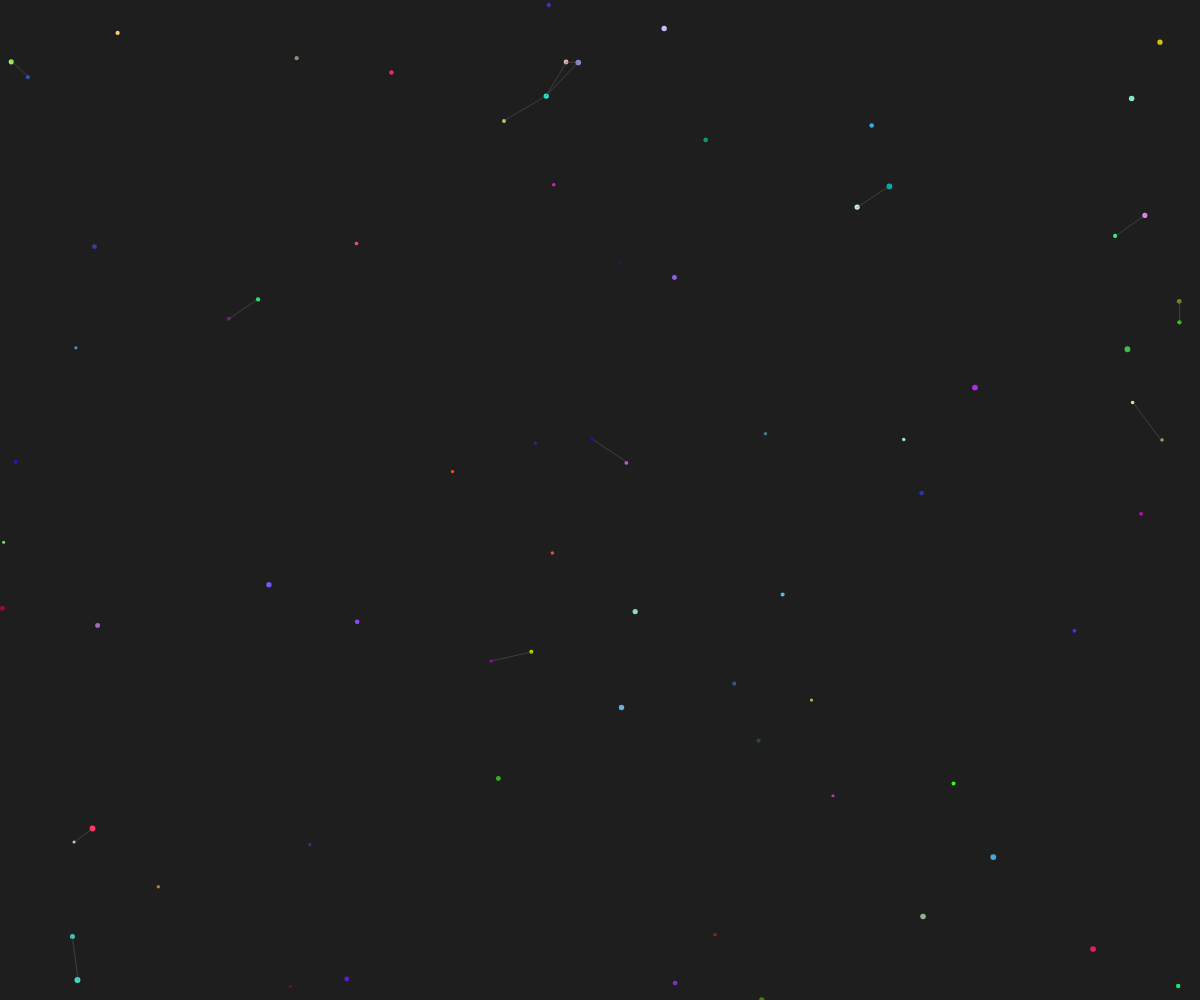
Frame 1 (no input)
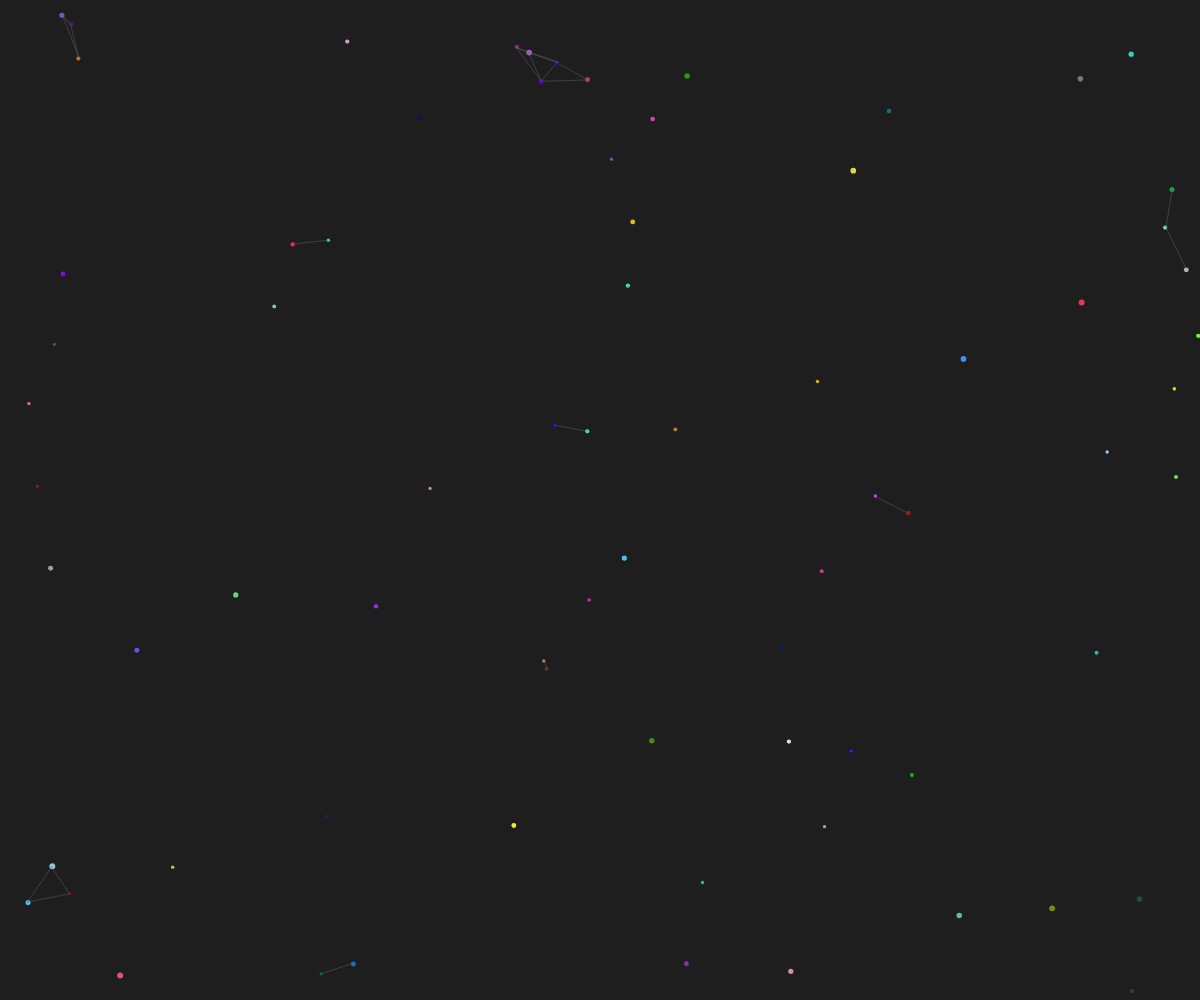
Frame 60 (no input)
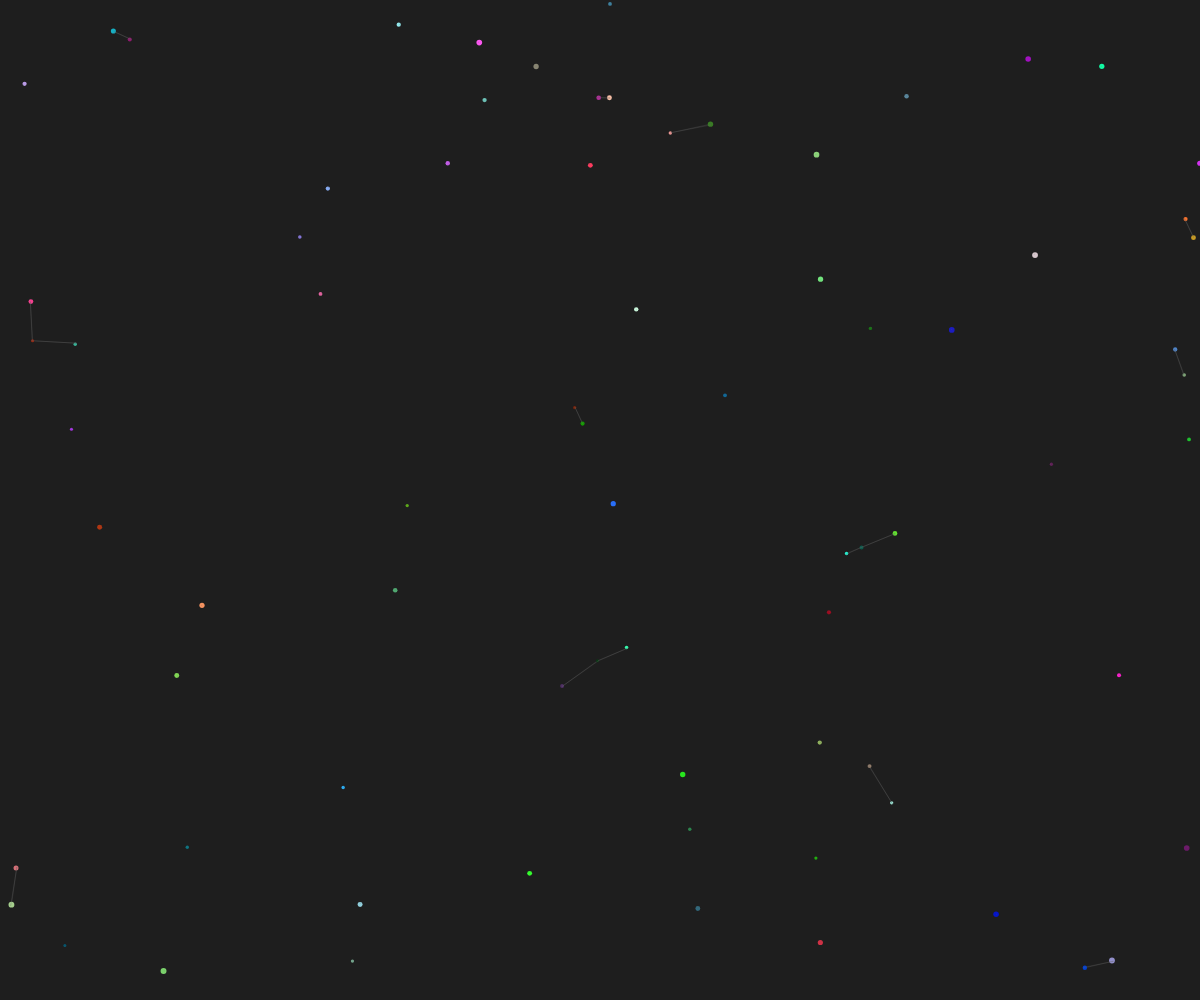
Frame 120 (the mouse pressed at the canvas centre since frame 60)

The p5.js sketch that drew these frames (run headless with seeded random() and noise() and a simulated clock; from frame 60 on, the mouse is pressed at the canvas centre):

// p5.js sketch
// ── sketch.js
var array = []
var inc = 0.0035
var start = 0
var count = 0;
var randomNumber = 150;
var yoff = 0.0

function setup() {
  createCanvas(windowWidth,windowHeight);
  for (var i = 0; i < 75; i++) {
    array.push(new makeDots())
  }
}
function draw() {
  background(30,30,30)
  for (var i = 0; i < array.length; i++) {
    if(count % 40 < 10){
      fill(220)
    }
    else{
      fill(170)
    }

    array[i].display()
    array[i].move()
    for(var j =0;j<array.length;j++){
      var dista = dist(array[i].x,array[i].y,array[j].x,array[j].y)
      var distaMOUSE = dist(mouseX,mouseY,array[j].x,array[j].y)
      if(dista  <= 50){
        var a = map(dista, 0, 60, 255,0)
        stroke(100,100,100,70)
        line(array[i].x,array[i].y,array[j].x,array[j].y)
      }
    }
    }
}
function mouseClicked(){
  randomNumber = random(100,250)
}

function windowResized() {
  resizeCanvas(windowWidth, windowHeight);
}

function makeDots(){
  var mult = 1;
  this.x = random(windowWidth)
  this.y = random(windowHeight)
  this.diameter = random(3,6)
  this.sizeX = 0.002 * windowWidth
  this.sizeY = 0.0035 * windowHeight

  this.display = function(){
    noStroke()
    fill(random(255),random(255),random(255))
    ellipse(this.x,this.y,this.diameter,this.diameter)
  }

  var xVelocity = random(-1,1);
  var yVelocity = random(-1,1);
  this.velocity = 5;

  this.move = function(){
    this.y +=  yVelocity
    this.x +=  xVelocity
    if(this.x >= windowWidth || this.x <= 0){
      xVelocity *= -1;
    }
    if(this.y >= height || this.y <= 0){
      yVelocity *= -1;
    }
  }
}
